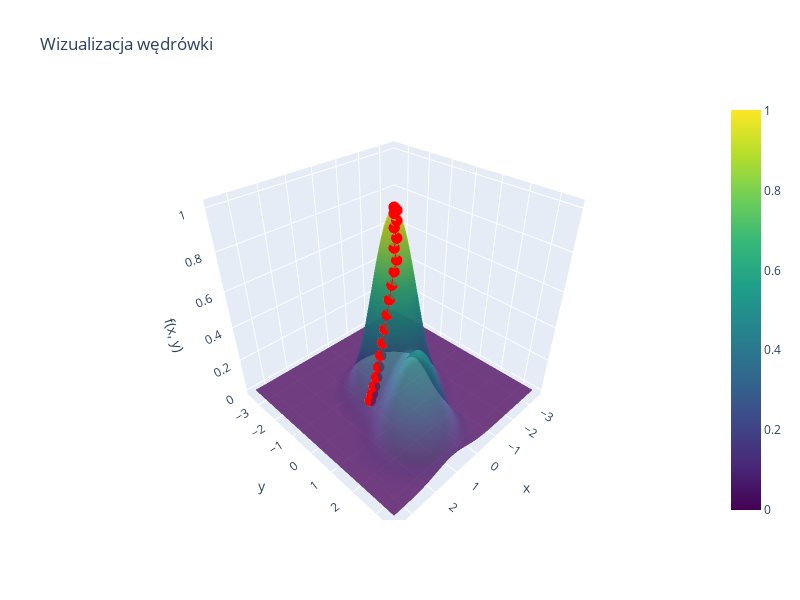

Notebook cell for this chart:
### Markdown cell above
### **Pobaw się kodem**

- wypróbuj różne wartości początkowe parametru `x0`:

- - zauważ, że w zależności od punktu początkowego `x0`, nie zawsze znajdowane jest źródło największego promieniowania, a taką sytuację nazywamy znalezieniem *lokalnego maksimum*;

- - zauważ, że jeśli punkt początkowy jest blisko maksimum, to bardzo szybko algorytm bardzo szybko je osiąga;

- - i na odwrót, jeśli punkt początkowy jest daleko, to być może nawet nie wystarczy ustalona z góry liczba kroków.

- wypróbuj różne wartości początkowe parametru `epsilon`:

- - zauważ, że im mniejszy `epsilon` tym gładsza trasa naukowca

- - zauważ, że jeśli z kolei `epsilon` jest zbyt duży, wtedy wędrówka może nigdy nie trafić do źródła

- wypróbuj różne wartości `num_iterations`:

- - jeśli `num_iterations` jest za małe (za małe w zależności od `epsilon` i `x0`), to źródło może nie zostać osiągnięte, nawet jeśli wędrówka szła w dobrym kierunku

### Code cell
# Define the function
def f(x, y):
    return np.exp(-x**2 - y**2) + np.exp(-(x - 1)**2 - (y - 2)**2) / 2

def find_best_df(f, x):
    directions = np.array([[ 0,  1],
                           [ 0, -1],
                           [ 1,  0],
                           [-1,  0]])

    directions = directions * epsilon
    directions = directions + x 

    dir_values = np.array([f(dir[0], dir[1]) for dir in directions])
    best_dir_idx = np.argmax(dir_values)
    best_dir = directions[best_dir_idx]
    return best_dir - x

# Initialize x
x0 = np.array([1.6, 0.4])    #POBAW SIE KODEM: wyprobuj różne wartości punktu początkowego x

# Learning step parameters
num_iterations = 50         #POBAW SIE KODEM: wypróbuj różne wartości kroków iteracji
epsilon = 0.1               #POBAW SIE KODEM: wypróbuj różne wartości epislona

function_tracker = FunctionTracker(f) # ten obiekt służy jedynie do stworzenia wykresu

x = x0
# Perform gradient ascent
for i in range(num_iterations):
    df = find_best_df(f, x)
    x = x + df
    
    function_tracker.add_point(x[0], x[1])


function_tracker.plot()

### Figure 1 — Plotly figure (JSON) as saved in the notebook; plotly's stock layout.template omitted (floating-point values rounded to 4 significant figures; data arrays with more than 128 entries replaced by an {"elided": "..."} marker saying what was removed)
{"data": [{"colorscale": [[0, "#440154"], [0.1111, "#482878"], [0.2222, "#3e4989"], [0.3333, "#31688e"], [0.4444, "#26828e"], [0.5556, "#1f9e89"], [0.6667, "#35b779"], [0.7778, "#6ece58"], [0.8889, "#b5de2b"], [1, "#fde725"]], "opacity": 0.8, "type": "surface", "x": {"elided": "100x100 float values"}, "y": {"elided": "100x100 float values"}, "z": {"elided": "100x100 float values"}}, {"line": {"color": "red", "width": 2}, "marker": {"color": "red", "size": 4}, "mode": "lines+markers", "type": "scatter3d", "x": [1.5, 1.4, 1.3, 1.2, 1.1, 1.0, 0.9, 0.8, 0.7, 0.6, 0.5, 0.4, 0.3, 0.3, 0.2, 0.2, 0.1, 0.1, -1.943e-16, -1.943e-16, -1.943e-16, -1.943e-16, -1.943e-16, -1.943e-16, -1.943e-16, -1.943e-16, -1.943e-16, -1.943e-16, -1.943e-16, -1.943e-16, -1.943e-16, -1.943e-16, -1.943e-16, -1.943e-16, -1.943e-16, -1.943e-16, -1.943e-16, -1.943e-16, -1.943e-16, -1.943e-16, -1.943e-16, -1.943e-16, -1.943e-16, -1.943e-16, -1.943e-16, -1.943e-16, -1.943e-16, -1.943e-16, -1.943e-16, -1.943e-16], "y": [0.4, 0.4, 0.4, 0.4, 0.4, 0.4, 0.4, 0.4, 0.4, 0.4, 0.4, 0.4, 0.4, 0.3, 0.3, 0.2, 0.2, 0.1, 0.1, 2.776e-17, 0.1, 2.776e-17, 0.1, 2.776e-17, 0.1, 2.776e-17, 0.1, 2.776e-17, 0.1, 2.776e-17, 0.1, 2.776e-17, 0.1, 2.776e-17, 0.1, 2.776e-17, 0.1, 2.776e-17, 0.1, 2.776e-17, 0.1, 2.776e-17, 0.1, 2.776e-17, 0.1, 2.776e-17, 0.1, 2.776e-17, 0.1, 2.776e-17], "z": [0.1199, 0.153, 0.1926, 0.239, 0.2924, 0.3521, 0.4174, 0.4865, 0.5574, 0.6275, 0.6938, 0.7531, 0.8025, 0.8523, 0.8927, 0.9334, 0.9599, 0.9862, 0.995, 1.003, 0.995, 1.003, 0.995, 1.003, 0.995, 1.003, 0.995, 1.003, 0.995, 1.003, 0.995, 1.003, 0.995, 1.003, 0.995, 1.003, 0.995, 1.003, 0.995, 1.003, 0.995, 1.003, 0.995, 1.003, 0.995, 1.003, 0.995, 1.003, 0.995, 1.003]}], "layout": {"autosize": false, "height": 600, "scene": {"aspectmode": "cube", "xaxis": {"title": {"text": "x"}}, "yaxis": {"title": {"text": "y"}}, "zaxis": {"title": {"text": "f(x, y)"}}}, "title": {"text": "Wizualizacja wędrówki"}, "width": 800}}
